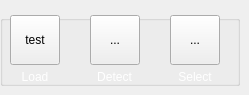
          <widget class="QWidget" name="pageBrainDetect">
           <widget class="QGroupBox" name="gboxBrain">
            <property name="geometry">
             <rect>
              <x>0</x>
              <y>15</y>
              <width>240</width>
              <height>71</height>
             </rect>
            </property>
            <property name="title">
             <string/>
            </property>
            <widget class="QLabel" name="label_9">
             <property name="geometry">
              <rect>
               <x>-5</x>
               <y>50</y>
               <width>80</width>
               <height>25</height>
              </rect>
             </property>
             <property name="text">
              <string>&lt;html&gt;&lt;head/&gt;&lt;body&gt;&lt;p align=&quot;center&quot;&gt;&lt;span style=&quot; font-size:9pt; color:#ffffff;&quot;&gt;Load&lt;/span&gt;&lt;/p&gt;&lt;/body&gt;&lt;/html&gt;</string>
             </property>
            </widget>
            <widget class="QLabel" name="label_10">
             <property name="geometry">
              <rect>
               <x>67</x>
               <y>50</y>
               <width>95</width>
               <height>25</height>
              </rect>
             </property>
             <property name="text">
              <string>&lt;html&gt;&lt;head/&gt;&lt;body&gt;&lt;p align=&quot;center&quot;&gt;&lt;span style=&quot; font-size:9pt; color:#ffffff;&quot;&gt;Detect&lt;/span&gt;&lt;/p&gt;&lt;/body&gt;&lt;/html&gt;</string>
             </property>
            </widget>
            <widget class="QToolButton" name="btnLoadSlide">
             <property name="geometry">
              <rect>
               <x>10</x>
               <y>0</y>
               <width>50</width>
               <height>50</height>
              </rect>
             </property>
             <property name="text">
              <string>test</string>
             </property>
             <property name="icon">
              <iconset resource="resource.qrc">
               <normaloff>:/newPrefix/Icons/load2.svg</normaloff>:/newPrefix/Icons/load2.svg</iconset>
             </property>
             <property name="iconSize">
              <size>
               <width>32</width>
               <height>32</height>
              </size>
             </property>
            </widget>
            <widget class="QToolButton" name="btnBrainDetecting">
             <property name="geometry">
              <rect>
               <x>90</x>
               <y>0</y>
               <width>50</width>
               <height>50</height>
              </rect>
             </property>
             <property name="text">
              <string>...</string>
             </property>
             <property name="icon">
              <iconset resource="resource.qrc">
               <normaloff>:/newPrefix/Icons/detection.svg</normaloff>:/newPrefix/Icons/detection.svg</iconset>
             </property>
             <property name="iconSize">
              <size>
               <width>32</width>
               <height>32</height>
              </size>
             </property>
            </widget>
            <widget class="QToolButton" name="btnSelectBrain">
             <property name="geometry">
              <rect>
               <x>170</x>
               <y>0</y>
               <width>50</width>
               <height>50</height>
              </rect>
             </property>
             <property name="text">
              <string>...</string>
             </property>
             <property name="icon">
              <iconset resource="resource.qrc">
               <normaloff>:/newPrefix/Icons/select.svg</normaloff>:/newPrefix/Icons/select.svg</iconset>
             </property>
             <property name="iconSize">
              <size>
               <width>32</width>
               <height>32</height>
              </size>
             </property>
            </widget>
            <widget class="QLabel" name="label_18">
             <property name="geometry">
              <rect>
               <x>155</x>
               <y>50</y>
               <width>80</width>
               <height>25</height>
              </rect>
             </property>
             <property name="text">
              <string>&lt;html&gt;&lt;head/&gt;&lt;body&gt;&lt;p align=&quot;center&quot;&gt;&lt;span style=&quot; font-size:9pt; color:#ffffff;&quot;&gt;Select&lt;/span&gt;&lt;/p&gt;&lt;/body&gt;&lt;/html&gt;</string>
             </property>
            </widget>
            <zorder>label_9</zorder>
            <zorder>btnLoadSlide</zorder>
            <zorder>btnBrainDetecting</zorder>
            <zorder>btnSelectBrain</zorder>
            <zorder>label_18</zorder>
            <zorder>label_10</zorder>
           </widget>
          </widget>
